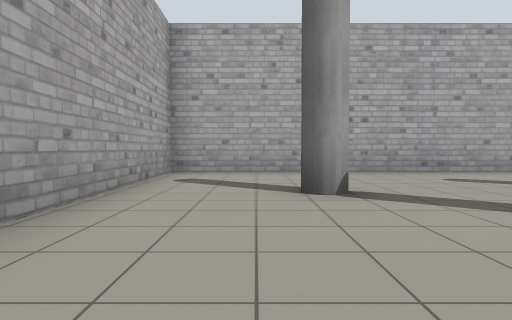
view 1 (above)

24 first-person views from a walk through a robot-simulator world made for Gazebo. The camera is 0.94 m above the floor, tilts 2° down and sees 75° across. The floor is counted in squares, 2 m on a side. Each view is taken from the middle of a square. On the plan, view 1 faces up. The plan holds only what a view shows up to about 9 squares ahead; the rest is blank. Some stock models are drawn as simple stand-ins.

view 2
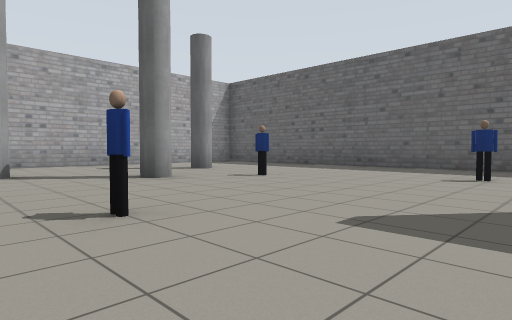

view 3
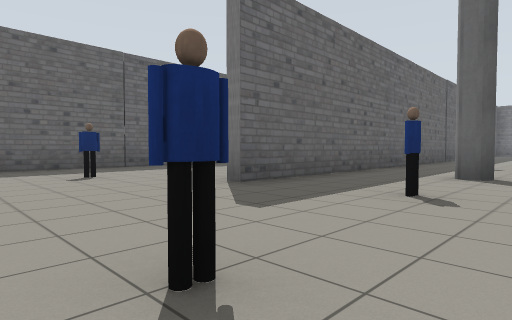

view 4
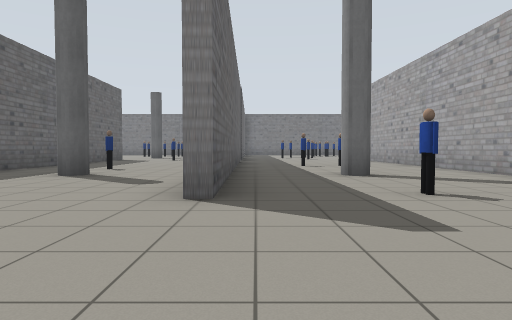

view 5
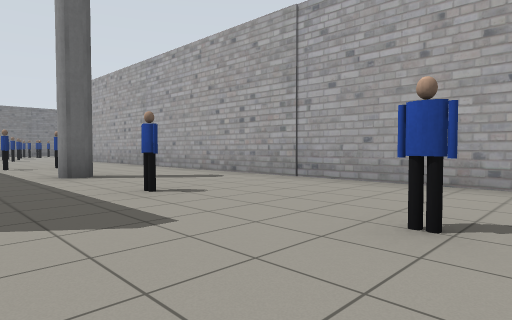

view 6
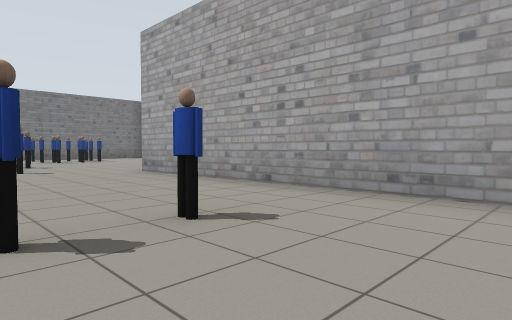

view 7
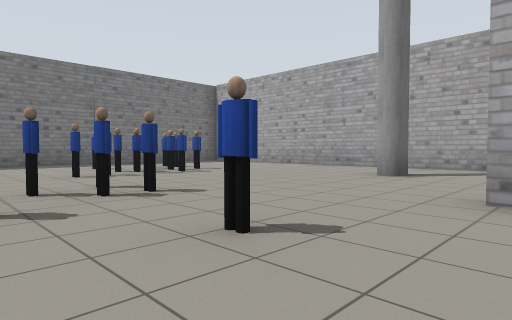

view 8
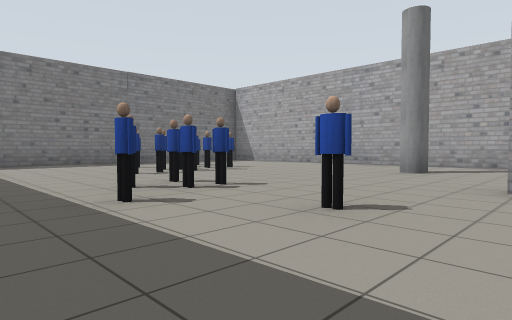

view 9
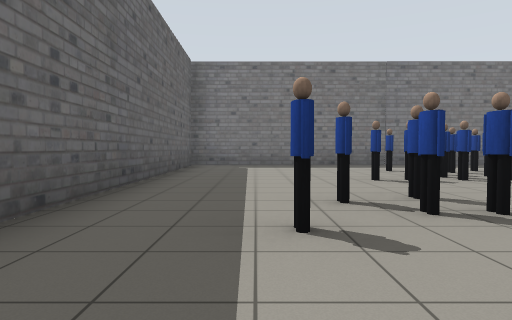

view 10
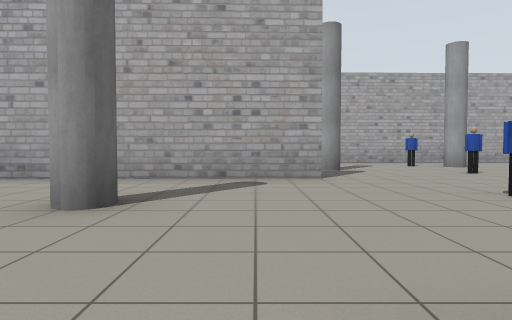

view 11
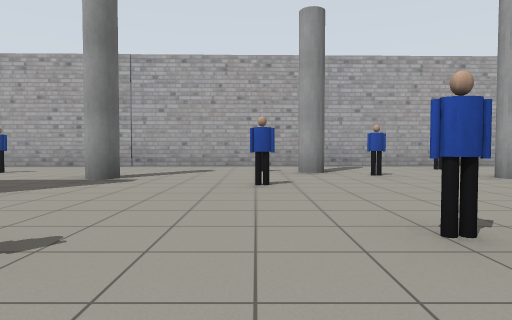

view 12
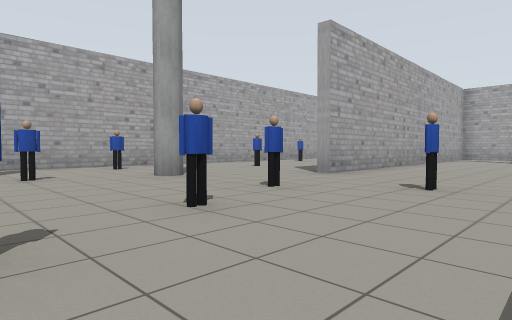

view 13
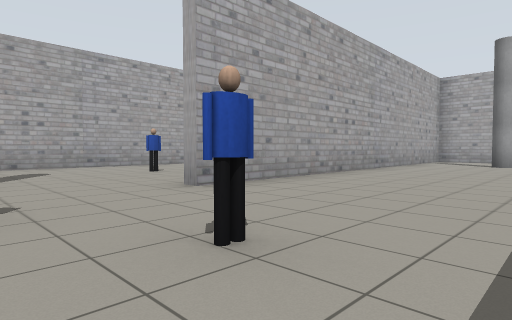

view 14
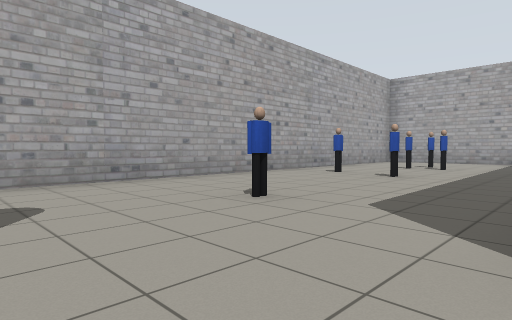

view 15
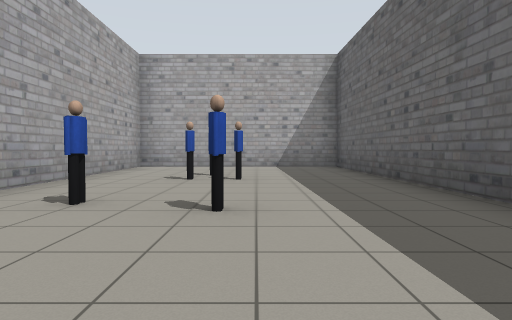

view 16
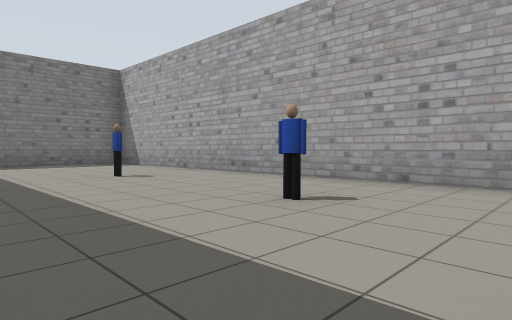

view 17
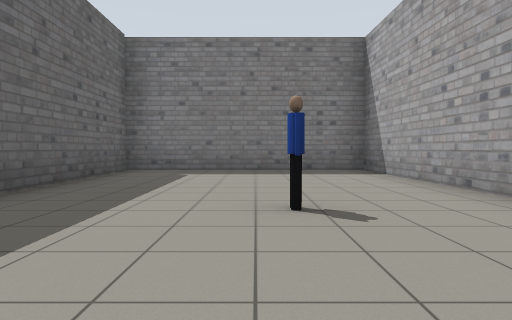

view 18
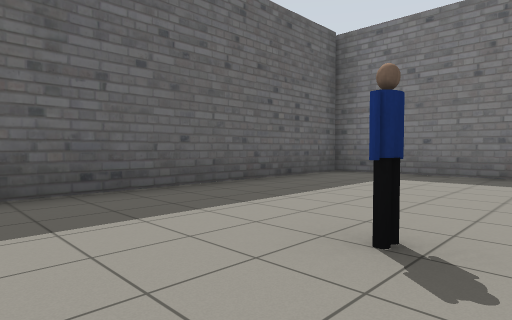

view 19
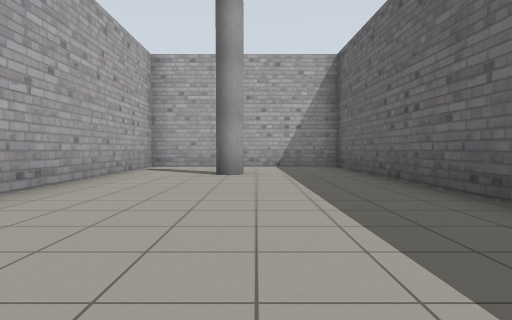

view 20
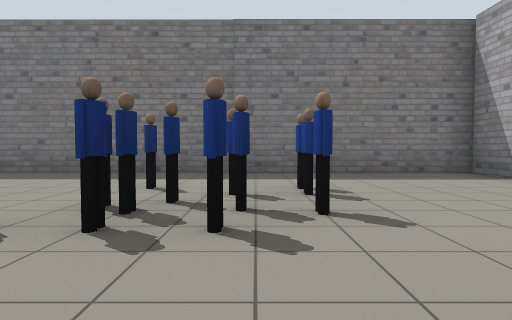

view 21
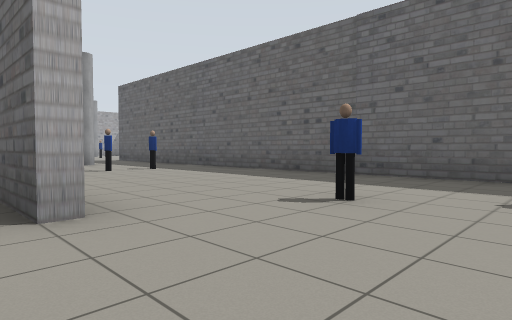

view 22
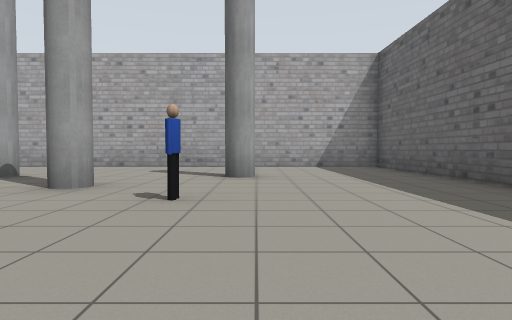

view 23
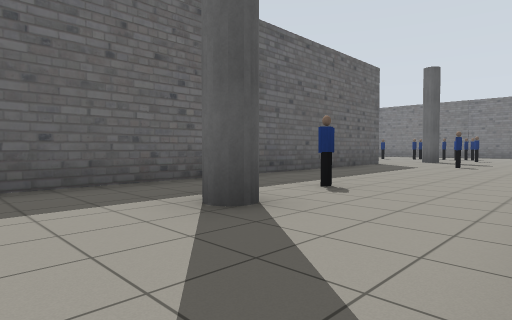

view 24
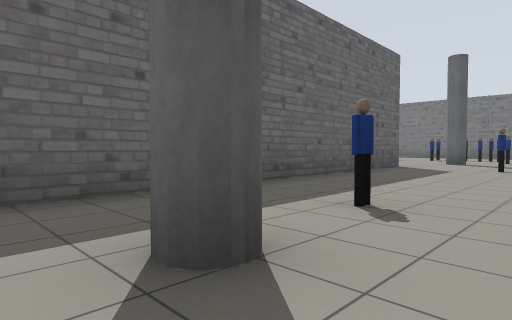

### Floor plan
Ten units are one square. View 1 is at (0, 0); x grows to the right and y downward. Boxes are objects, and circles mark ways between rooms. Rooms are numbered by the first view taken in them; rooms with no view inside come last. Other rooms are left out.
<svg viewBox="-124 -70 214 308">
<path fill="none" stroke="#000" d="M85 137 81 -65 -16 -65 -15 -20M-15 5 -12 137M-62 146 -61 180M38 231 34 31M-60 221 -60 231M-60 233 29 233M-62 129 -62 146M-67 -7 -68 -65 -119 -65 -114 233 -60 233M-15 137 -16 123M-18 -7 -19 -65 -66 -65 -63 36M-62 231 -64 174"/>
<rect x="-45" y="145" width="10" height="10" fill="#bbb"><title>grey pole</title></rect>
<rect x="-35" y="205" width="10" height="10" fill="#bbb"><title>person</title></rect>
<rect x="-35" y="195" width="10" height="10" fill="#bbb"><title>person</title></rect>
<rect x="-25" y="195" width="10" height="10" fill="#bbb"><title>person</title></rect>
<rect x="-25" y="185" width="10" height="10" fill="#bbb"><title>person</title></rect>
<rect x="-15" y="205" width="10" height="10" fill="#bbb"><title>person</title></rect>
<rect x="-15" y="195" width="10" height="10" fill="#bbb"><title>person</title></rect>
<rect x="-15" y="185" width="10" height="10" fill="#bbb"><title>person</title></rect>
<rect x="-5" y="185" width="10" height="10" fill="#bbb"><title>person</title></rect>
<rect x="-5" y="165" width="10" height="10" fill="#bbb"><title>person</title></rect>
<rect x="-5" y="155" width="10" height="10" fill="#bbb"><title>person</title></rect>
<rect x="5" y="165" width="10" height="10" fill="#bbb"><title>person</title></rect>
<rect x="5" y="155" width="10" height="10" fill="#bbb"><title>person</title></rect>
<rect x="5" y="135" width="10" height="10" fill="#bbb"><title>person</title></rect>
<rect x="5" y="85" width="10" height="10" fill="#bbb"><title>person</title></rect>
<rect x="5" y="55" width="10" height="10" fill="#bbb"><title>grey pole</title></rect>
<rect x="5" y="25" width="10" height="10" fill="#bbb"><title>person</title></rect>
<rect x="5" y="5" width="10" height="10" fill="#bbb"><title>person</title></rect>
<rect x="5" y="-45" width="10" height="10" fill="#bbb"><title>grey pole</title></rect>
<rect x="15" y="155" width="10" height="10" fill="#bbb"><title>person</title></rect>
<rect x="15" y="85" width="10" height="10" fill="#bbb"><title>person</title></rect>
<rect x="25" y="-25" width="10" height="10" fill="#bbb"><title>grey pole</title></rect>
<rect x="35" y="-15" width="10" height="10" fill="#bbb"><title>person</title></rect>
<rect x="45" y="-45" width="10" height="10" fill="#bbb"><title>grey pole</title></rect>
<rect x="55" y="125" width="10" height="10" fill="#bbb"><title>person</title></rect>
<rect x="55" y="75" width="10" height="10" fill="#bbb"><title>person</title></rect>
<rect x="55" y="55" width="10" height="10" fill="#bbb"><title>grey pole</title></rect>
<rect x="55" y="15" width="10" height="10" fill="#bbb"><title>person</title></rect>
<rect x="-115" y="-15" width="10" height="10" fill="#bbb"><title>person</title></rect>
<rect x="-105" y="95" width="10" height="10" fill="#bbb"><title>person</title></rect>
<rect x="-105" y="85" width="10" height="10" fill="#bbb"><title>grey pole</title></rect>
<rect x="-105" y="55" width="10" height="10" fill="#bbb"><title>person</title></rect>
<rect x="-105" y="-35" width="10" height="10" fill="#bbb"><title>person</title></rect>
<rect x="-105" y="-45" width="10" height="10" fill="#bbb"><title>person</title></rect>
<rect x="-95" y="185" width="10" height="10" fill="#bbb"><title>person</title></rect>
<rect x="-95" y="145" width="10" height="10" fill="#bbb"><title>person</title></rect>
<rect x="-95" y="75" width="10" height="10" fill="#bbb"><title>person</title></rect>
<rect x="-95" y="25" width="10" height="10" fill="#bbb"><title>person</title></rect>
<rect x="-95" y="-15" width="10" height="10" fill="#bbb"><title>person</title></rect>
<rect x="-95" y="-35" width="10" height="10" fill="#bbb"><title>person</title></rect>
<rect x="-85" y="115" width="10" height="10" fill="#bbb"><title>grey pole</title></rect>
<rect x="-85" y="55" width="10" height="10" fill="#bbb"><title>grey pole</title></rect>
<rect x="-75" y="95" width="10" height="10" fill="#bbb"><title>person</title></rect>
<rect x="-65" y="55" width="10" height="10" fill="#bbb"><title>person</title></rect>
<rect x="-55" y="85" width="10" height="10" fill="#bbb"><title>person</title></rect>
<rect x="-55" y="65" width="10" height="10" fill="#bbb"><title>person</title></rect>
<rect x="-55" y="-45" width="10" height="10" fill="#bbb"><title>grey pole</title></rect>
<rect x="-45" y="105" width="10" height="10" fill="#bbb"><title>person</title></rect>
<rect x="-45" y="45" width="10" height="10" fill="#bbb"><title>person</title></rect>
<circle cx="-40" cy="147" r="3" fill="#2a7"/>
<text x="20" y="90">1</text>
<text x="-70" y="70">2</text>
</svg>
Room 1 opens to room 2.

Where each view was taken, in squares from view 1:
view 1: 0 up, 0 right, facing up
view 2: 3 down, 0 right, facing up-right
view 3: 0 up, 0 right, facing down-right
view 4: 0 up, 3 right, facing down
view 5: 0 up, 3 right, facing down-left
view 6: 7 down, 2 right, facing down-left
view 7: 13 down, 2 right, facing down-left
view 8: 13 down, 3 right, facing down-left
view 9: 14 down, 2 right, facing down
view 10: 14 down, 1 left, facing left
view 11: 10 down, 3 left, facing left
view 12: 9 down, 3 left, facing up-left
view 13: 6 down, 3 left, facing up-left
view 14: 5 down, 7 left, facing up-left
view 15: 2 down, 9 left, facing up
view 16: 13 down, 7 left, facing down-left
view 17: 16 down, 9 left, facing down
view 18: 17 down, 10 left, facing down-right
view 19: 2 down, 4 left, facing up
view 20: 17 down, 2 left, facing down
view 21: 16 down, 2 left, facing up-right
view 22: 2 down, 5 right, facing up
view 23: 4 down, 4 right, facing down-right
view 24: 5 down, 5 right, facing down-right
